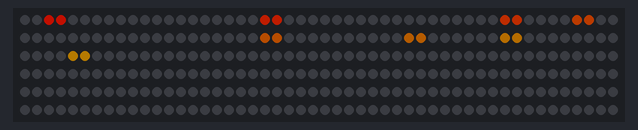
Bench run of a sketch on a simulated Arduino Uno, built with avr-gcc and run on an emulated ATmega328P. Shown: 300 RGB LEDs in strip order, left to right, continuing on the next row. Dim RGB values are drawn brighter than linear; the local clock reads 2024-03-15 10:24:30 at power-on unless the sketch sets it; what the sketch prints to the serial monitor is not drawn.

Above: at 0.6 s.

The sketch:

WS2812B_Leds.ino
```cpp
// (c) Michael Schoeffler 2017, http://www.mschoeffler.de
#include "FastLED.h"          // LED library
#include <DS3231.h>           // Real time clock
#include <Wire.h>             // i2c wire protocol
#include <Time.h>             // Time Library
#include <TinyGPS++.h>        // GPS Library
#include <SoftwareSerial.h>

#define LED_DATA_PIN 3
#define LED_TYPE WS2812B
#define COLOR_ORDER GRB
#define NUM_LEDS 300
#define BRIGHTNESS 96
#define GPS_BAUD 4800
#define GPS_RX_PIN 10
#define GPS_TX_PIN 9

CRGB leds[NUM_LEDS];

TinyGPSPlus gps;
SoftwareSerial ss(GPS_RX_PIN, GPS_TX_PIN);

RTClib RTC;
DS3231 Clock;
byte lastSecond = 255;

void display(char* text, CRGB* colors) {
  Serial.print("Current time: ");
  Serial.print(text);
  Serial.println();

  #define digits 6
  #define sheetsPerDigit 10
  #define ledsPerDigitSheet 2

  #define separators 2
  #define sheetsPerSeparator 2
  #define ledsPerSeparatorSheet 1

  int totalLEDs = digits * sheetsPerDigit * ledsPerDigitSheet +
    separators * sheetsPerSeparator * ledsPerSeparatorSheet;

  for (int ledIndex = 0; ledIndex < NUM_LEDS; ledIndex++)
    leds[ledIndex] = CRGB::Black;

  int firstLED = 0;
  for (int characterIndex = 0; characterIndex < digits + separators; characterIndex++) {
    char character = text[characterIndex];
    int ledsPerCharacter;
    int ledsPerSheet;
    switch (characterIndex) {
      case 0:
      case 1:
      case 3:
      case 4:
      case 6:
      case 7:
        ledsPerSheet = ledsPerDigitSheet;
        ledsPerCharacter = ledsPerDigitSheet * sheetsPerDigit;
        break;
      case 2:
      case 5:
        ledsPerSheet = ledsPerSeparatorSheet;
        ledsPerCharacter = ledsPerSeparatorSheet * sheetsPerSeparator;
        break;
    }

    int sheet = 0;
    switch (character) {
      case ' ':
        // Skip ahead to the next character
        continue;
      case '0':
        sheet = 0;
        break;
      case '1':
        sheet = 1;
        break;
      case '2':
        sheet = 2;
        break;
      case '3':
        sheet = 3;
        break;
      case '4':
        sheet = 4;
        break;
      case '5':
        sheet = 5;
        break;
      case '6':
        sheet = 6;
        break;
      case '7':
        sheet = 7;
        break;
      case '8':
        sheet = 8;
        break;
      case '9':
        sheet = 9;
        break;
      case '.':
        sheet = 0;
        break;
      case '°':
        sheet = 1;
        break;
      case ':':
        sheet = 0;
        // Then we also need to turn on sheet 1
        break;
      default:
        Serial.print("Unable to display character ");
        Serial.print(character);
        Serial.print(' at position ');
        Serial.print(characterIndex);
        Serial.println();
        Serial.flush();
        return;
    }

    for (int i = 0; i < ledsPerSheet; i++) {
      int ledIndex = firstLED + ledsPerSheet * sheet + i;
      leds[ledIndex] = colors[characterIndex];
    }

    if (character == ':') {
      // Also do sheet 1 for ':'
      for (int i = 0; i < ledsPerSheet; i++) {
        int ledIndex = firstLED + ledsPerSheet * sheet + i;
        leds[firstLED + ledsPerSheet * 1 + i] = colors[characterIndex];
      }
    }

    firstLED += ledsPerCharacter;
  }

  FastLED.show();
}

void setup() {
  Wire.begin(); // Start i2c
  Serial.begin(9600); // Start serial
  ss.begin(GPS_BAUD);

  delay(500); // initial delay of a few seconds is recommended
  initLEDs();
}

void initLEDs() {
  FastLED.addLeds<LED_TYPE,LED_DATA_PIN,COLOR_ORDER>(leds, NUM_LEDS).setCorrection(TypicalLEDStrip); // initializes LED strip
  FastLED.setBrightness(BRIGHTNESS);// global brightness
}

int showTimeHue = 0;
void showTime() {
  showTimeHue += 8;
  showTimeHue = showTimeHue % 256;

  DateTime now = RTC.now();
  char text[8];
  CRGB colors[8];

  for (int hue = 0; hue < 8; hue++) {
    colors[hue] = CHSV(showTimeHue + hue * 5, 255, 255);
  }

  byte hour = now.hour() % 12;
  if (hour == 0) hour = 12;
  snprintf(text, 8, "%02d", hour);
  text[2] = ':';
  snprintf(text + 3, 8, "%02d", now.minute());
  text[5] = ':';
  snprintf(text + 6, 8, "%02d", now.second());
  display(text, colors);
}

// main program
void loop() {
  showTime();
  delay(1000);
}
```
